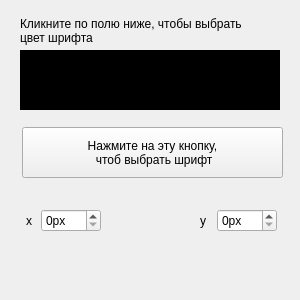
<?xml version="1.0" encoding="UTF-8"?>
<ui version="4.0">
 <class>Form</class>
 <widget class="QWidget" name="Form">
  <property name="geometry">
   <rect>
    <x>0</x>
    <y>0</y>
    <width>300</width>
    <height>300</height>
   </rect>
  </property>
  <property name="windowTitle">
   <string>Form</string>
  </property>
  <property name="styleSheet">
   <string notr="true"/>
  </property>
  <widget class="QLabel" name="label">
   <property name="geometry">
    <rect>
     <x>20</x>
     <y>50</y>
     <width>260</width>
     <height>60</height>
    </rect>
   </property>
   <property name="styleSheet">
    <string notr="true">background-color: rgb(0, 0, 0);</string>
   </property>
   <property name="text">
    <string/>
   </property>
  </widget>
  <widget class="QLabel" name="label_2">
   <property name="geometry">
    <rect>
     <x>20</x>
     <y>10</y>
     <width>271</width>
     <height>41</height>
    </rect>
   </property>
   <property name="text">
    <string>Кликните по полю ниже, чтобы выбрать 
цвет шрифта</string>
   </property>
  </widget>
  <widget class="QPushButton" name="pushButton">
   <property name="geometry">
    <rect>
     <x>22</x>
     <y>127</y>
     <width>261</width>
     <height>51</height>
    </rect>
   </property>
   <property name="text">
    <string>Нажмите на эту кнопку,
 чтоб выбрать шрифт</string>
   </property>
  </widget>
  <widget class="QWidget" name="horizontalLayoutWidget_2">
   <property name="geometry">
    <rect>
     <x>200</x>
     <y>200</y>
     <width>77</width>
     <height>41</height>
    </rect>
   </property>
   <layout class="QHBoxLayout" name="horizontalLayout_4">
    <item>
     <widget class="QLabel" name="label_5">
      <property name="text">
       <string>y</string>
      </property>
     </widget>
    </item>
    <item>
     <widget class="QSpinBox" name="spinBox_3">
      <property name="buttonSymbols">
       <enum>QAbstractSpinBox::UpDownArrows</enum>
      </property>
      <property name="suffix">
       <string>px</string>
      </property>
      <property name="prefix">
       <string/>
      </property>
      <property name="maximum">
       <number>255</number>
      </property>
     </widget>
    </item>
   </layout>
  </widget>
  <widget class="QWidget" name="horizontalLayoutWidget_3">
   <property name="geometry">
    <rect>
     <x>26</x>
     <y>200</y>
     <width>75</width>
     <height>41</height>
    </rect>
   </property>
   <layout class="QHBoxLayout" name="horizontalLayout_5">
    <item>
     <widget class="QLabel" name="label_6">
      <property name="text">
       <string>х</string>
      </property>
     </widget>
    </item>
    <item>
     <widget class="QSpinBox" name="spinBox_4">
      <property name="buttonSymbols">
       <enum>QAbstractSpinBox::UpDownArrows</enum>
      </property>
      <property name="suffix">
       <string>px</string>
      </property>
      <property name="prefix">
       <string/>
      </property>
      <property name="maximum">
       <number>255</number>
      </property>
     </widget>
    </item>
   </layout>
  </widget>
 </widget>
 <resources/>
 <connections/>
</ui>
